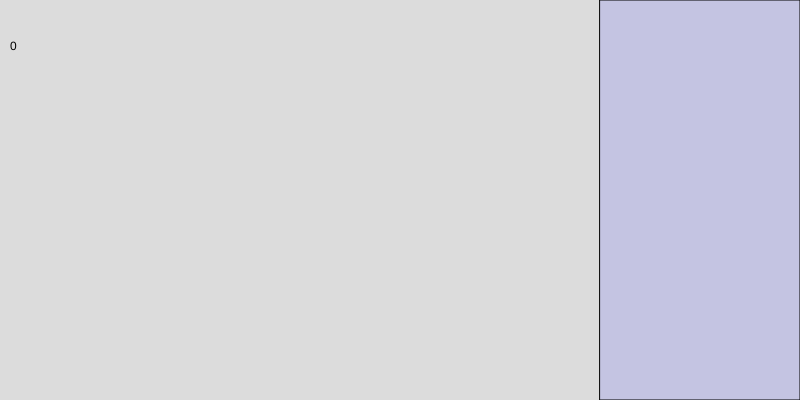
Frame 1 (no input)
Frame 60 (no input): identical to frame 1, image omitted
Frame 120 (the mouse pressed at the canvas centre since frame 60): identical to frame 1, image omitted

The p5.js sketch that drew this single still picture (run headless with seeded random() and noise() and a simulated clock; from frame 60 on, the mouse is pressed at the canvas centre):

// p5.js sketch
// ── sketch.js
let triggerCount = 0;
let wasDetected = false;

function setup() {
  createCanvas(800, 400);
}

function draw() {
  background(220);

  if (mouseX > 3 * width / 4) {
    if (!wasDetected) { 
      triggerCount++; 
      wasDetected = true; 
    }
  } else {
    wasDetected = false; 
  }

  fill(100, 100, 250, 50); 
  rect(3 * width / 4, 0, width - 3 * width / 4, height);

  fill(0);
  text(triggerCount, 10, 50);
}
